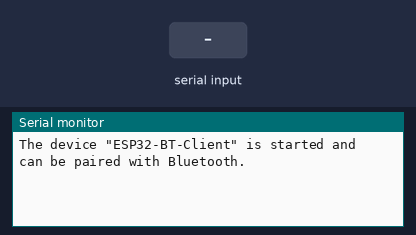
The sketch below on a simulated ESP32. Parts: the last lines printed to the serial monitor. The test bench sets the inputs (shaded band). Nothing arrives over Bluetooth unless stated.

Above: at 1.2 s.
1.3 s: "1" received over the second serial link
At 2.5 s:
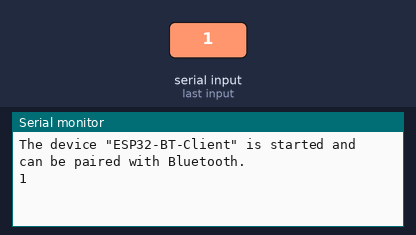
2.8 s: "0" received over the second serial link
At 3.5 s:
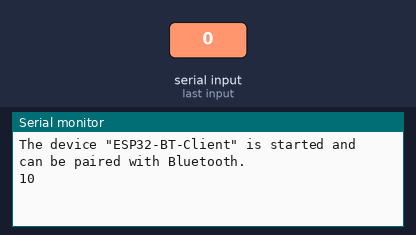

The sketch:

sketch_aug27b.ino
```cpp
// // #include "BluetoothSerial.h"

// // BluetoothSerial serialBT;
// // char cmd;

// // void setup() {
// //   // put your setup code here, to run once:
// //   serialBT.begin("ESP32-BT");
// //   pinMode(2, OUTPUT);
// // }

// // void loop() {
// //   // put your main code here, to run repeatedly:
// //   if(serialBT.available()){
// //       cmd = serialBT.read();
// //   }
// //   if(cmd == '1'){
// //     digitalWrite(2, HIGH);
// //   }
// //   if(cmd == '0'){
// //     digitalWrite(2, LOW);
// //   }
// //   delay(20);
// // }


// #include "BluetoothSerial.h"

// // Create a BluetoothSerial object
// BluetoothSerial SerialBT;

// void setup() {
//   // Start the serial communication
//   Serial.begin(9600);

//   // Start the Bluetooth serial with a name for the device
//   SerialBT.begin("ESP32_BT_Device");
//   Serial.println("Bluetooth device is ready to pair");

//   // Wait for a connection
//   int n = 1;
//   while (!SerialBT.hasClient()) {
//     delay(3000);
//     Serial.println("Waiting for Bluetooth connection...");
//     Serial.print(n);
//     n++;
//   }
//   Serial.println("Bluetooth connected!");
// }

// void loop() {
//   // // Example: Automatically send data every second
//   // String dataToSend = "Hello from ESP32!";  // Replace with your data source
//   // SerialBT.println(dataToSend);             // Send data via Bluetooth
//   // Serial.println("Data sent: " + dataToSend);  // Log the sent data
//   // delay(1000);  // Wait 1 second before sending the next message
//     // Check if data is available from Bluetooth
//   if (SerialBT.available()) {
//     String receivedData = SerialBT.readStringUntil('\n');  // Read the incoming data
//     Serial.println("Received from PC: " + receivedData);  // Print the received data

//     // Optionally, you can process the data
//     // Example: Echo the data back to the PC
//     SerialBT.println("Echo: " + receivedData);
//   }

//   delay(100);  // Small delay to avoid overwhelming the loop
// }


/*
  Bluetooth Serial Client Demo
  bluetooth_serial_client.ino
  Demonstrates operation of BluetoothSerial Library
  Based upon open-source code sample by Evandro Copercini - 2018

  DroneBot Workshop 2024
  https://dronebotworkshop.com
*/

// Include BluetoothSerial library.
#include "BluetoothSerial.h"

// Name of Bluetooth client.
String device_name = "ESP32-BT-Client";

// Check if Bluetooth is available.
#if !defined(CONFIG_BT_ENABLED) || !defined(CONFIG_BLUEDROID_ENABLED)
#error Bluetooth is not enabled!
#endif

// Check if Serial Port Profile (SPP) is available.
#if !defined(CONFIG_BT_SPP_ENABLED)
#error Serial Port Profile for Bluetooth is not available or not enabled!
#endif

// Create a BluetoothSerial object.
BluetoothSerial SerialBT;

void setup() {
  // Start Serial Monitor.
  Serial.begin(9600);

  // Start Bluetooth Serial.
  SerialBT.begin(device_name);

  // Uncomment the next line to delete previously paired devices. Must be called directly after bluetooth begin.
  //SerialBT.deleteAllBondedDevices();

  // Print to serial monitor.
  Serial.printf("The device \"%s\" is started and can be paired with Bluetooth.\n", device_name.c_str());
}

void loop() {
  // Check for messsage from serial monitor.
  if (Serial.available()) {
    // Write message to paired Bluetooth device.
    SerialBT.write(Serial.read());
  }

  // Check for message from paired Bluetooth device.
  if (SerialBT.available()) {
    // Write message to serial monitor.
    Serial.write(SerialBT.read());
  }
  delay(20);
}
```

Measured:
- after the input at 1.3 s, the serial monitor: prints a new line at once (image 1)
- after the input at 2.8 s, the serial monitor: prints a new line at once (image 2)
